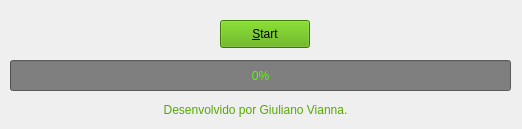
<?xml version="1.0" encoding="UTF-8"?>
<ui version="4.0">
 <class>For</class>
 <widget class="QWidget" name="For">
  <property name="geometry">
   <rect>
    <x>0</x>
    <y>0</y>
    <width>522</width>
    <height>129</height>
   </rect>
  </property>
  <property name="windowTitle">
   <string>*** Barra de Progressão ***</string>
  </property>
  <property name="styleSheet">
   <string notr="true"/>
  </property>
  <widget class="QProgressBar" name="progressBar">
   <property name="geometry">
    <rect>
     <x>10</x>
     <y>60</y>
     <width>501</width>
     <height>31</height>
    </rect>
   </property>
   <property name="styleSheet">
    <string notr="true">color: rgb(85, 255, 0);
gridline-color: rgb(0, 0, 0);
background-color: rgb(127, 127, 127);</string>
   </property>
   <property name="value">
    <number>0</number>
   </property>
  </widget>
  <widget class="QPushButton" name="bt_start">
   <property name="geometry">
    <rect>
     <x>220</x>
     <y>20</y>
     <width>90</width>
     <height>28</height>
    </rect>
   </property>
   <property name="styleSheet">
    <string notr="true">background-color: rgb(85, 170, 0);</string>
   </property>
   <property name="text">
    <string>&amp;Start</string>
   </property>
  </widget>
  <widget class="QLabel" name="label">
   <property name="geometry">
    <rect>
     <x>10</x>
     <y>100</y>
     <width>491</width>
     <height>20</height>
    </rect>
   </property>
   <property name="text">
    <string>&lt;html&gt;&lt;head/&gt;&lt;body&gt;&lt;p&gt;&lt;span style=&quot; font-size:9pt; color:#55aa00;&quot;&gt;Desenvolvido por Giuliano Vianna.&lt;/span&gt;&lt;/p&gt;&lt;/body&gt;&lt;/html&gt;</string>
   </property>
   <property name="alignment">
    <set>Qt::AlignCenter</set>
   </property>
  </widget>
  <zorder>bt_start</zorder>
  <zorder>progressBar</zorder>
  <zorder>label</zorder>
 </widget>
 <resources/>
 <connections/>
</ui>
